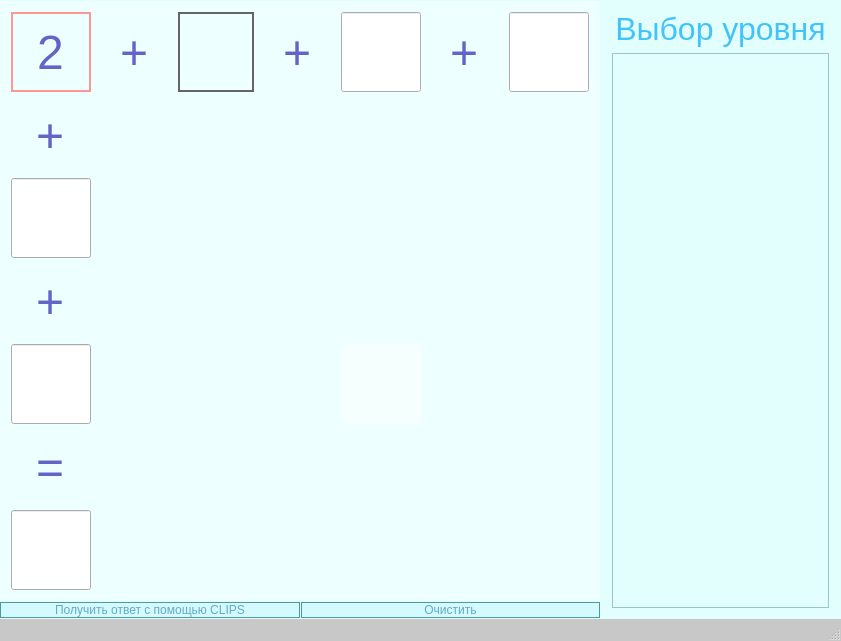
<?xml version="1.0" encoding="UTF-8"?>
<ui version="4.0">
 <class>MainWindow</class>
 <widget class="QMainWindow" name="MainWindow">
  <property name="geometry">
   <rect>
    <x>0</x>
    <y>0</y>
    <width>841</width>
    <height>641</height>
   </rect>
  </property>
  <property name="minimumSize">
   <size>
    <width>841</width>
    <height>641</height>
   </size>
  </property>
  <property name="maximumSize">
   <size>
    <width>841</width>
    <height>641</height>
   </size>
  </property>
  <property name="windowTitle">
   <string>MainWindow</string>
  </property>
  <property name="styleSheet">
   <string notr="true">.QMainWindow {
	background-color: rgba(200, 200, 200, 255);
}

</string>
  </property>
  <widget class="QWidget" name="centralWidget">
   <property name="enabled">
    <bool>true</bool>
   </property>
   <property name="styleSheet">
    <string notr="true">.QWidget {
	background-color: rgb(226, 255, 253);
}

QPushButton {
	border: 1px solid rgb(78, 154, 154);	
	background-color: rgba(66, 195, 250, 20);
	color: rgb(100, 170, 200)
}

QPushButton:hover {
	background-color: rgba(66, 195, 250, 50);
}

/*
QPushButton:active {
	background-color: rgba(66, 195, 250, 70);
}
*/</string>
   </property>
   <layout class="QHBoxLayout" name="horizontalLayout">
    <property name="spacing">
     <number>0</number>
    </property>
    <property name="leftMargin">
     <number>0</number>
    </property>
    <property name="topMargin">
     <number>0</number>
    </property>
    <property name="rightMargin">
     <number>0</number>
    </property>
    <property name="bottomMargin">
     <number>0</number>
    </property>
    <item>
     <widget class="QWidget" name="gameWidget" native="true">
      <property name="styleSheet">
       <string notr="true">.QWidget {
}</string>
      </property>
      <layout class="QGridLayout" name="gridLayout_2">
       <property name="leftMargin">
        <number>0</number>
       </property>
       <property name="topMargin">
        <number>0</number>
       </property>
       <property name="rightMargin">
        <number>0</number>
       </property>
       <property name="bottomMargin">
        <number>0</number>
       </property>
       <property name="horizontalSpacing">
        <number>1</number>
       </property>
       <property name="verticalSpacing">
        <number>0</number>
       </property>
       <item row="3" column="6">
        <widget class="QPushButton" name="buttonStartClips">
         <property name="text">
          <string>Получить ответ с помощью CLIPS</string>
         </property>
        </widget>
       </item>
       <item row="3" column="7">
        <widget class="QPushButton" name="buttonClearField">
         <property name="text">
          <string>Очистить</string>
         </property>
        </widget>
       </item>
       <item row="0" column="6" colspan="2">
        <widget class="QWidget" name="gameField" native="true">
         <property name="minimumSize">
          <size>
           <width>600</width>
           <height>600</height>
          </size>
         </property>
         <property name="maximumSize">
          <size>
           <width>600</width>
           <height>600</height>
          </size>
         </property>
         <property name="styleSheet">
          <string notr="true">.QWidget {
	background-color: rgba(255, 255, 255, 100);
}

QTextLine {
	text-align: center;
}</string>
         </property>
         <layout class="QGridLayout" name="gridLayout_3">
          <item row="1" column="0">
           <widget class="NumberEditLine" name="lineEdit_11">
            <property name="enabled">
             <bool>true</bool>
            </property>
            <property name="maximumSize">
             <size>
              <width>80</width>
              <height>80</height>
             </size>
            </property>
            <property name="font">
             <font>
              <pointsize>36</pointsize>
             </font>
            </property>
            <property name="styleSheet">
             <string notr="true">/*.QLineEdit{*/
QLineEdit {
	background-color: rgba(255, 255, 255, 0);
	border: 0px solid rgb(255, 150, 150);
	font-size: 36pt;
	color: rgb(100, 100, 200);
	text-align: center;
}</string>
            </property>
            <property name="inputMask">
             <string notr="true"/>
            </property>
            <property name="text">
             <string notr="true">+</string>
            </property>
            <property name="maxLength">
             <number>2</number>
            </property>
            <property name="frame">
             <bool>true</bool>
            </property>
            <property name="cursorPosition">
             <number>1</number>
            </property>
            <property name="alignment">
             <set>Qt::AlignCenter</set>
            </property>
            <property name="dragEnabled">
             <bool>true</bool>
            </property>
            <property name="readOnly">
             <bool>true</bool>
            </property>
            <property name="placeholderText">
             <string/>
            </property>
            <property name="cursorMoveStyle">
             <enum>Qt::LogicalMoveStyle</enum>
            </property>
            <property name="clearButtonEnabled">
             <bool>false</bool>
            </property>
           </widget>
          </item>
          <item row="0" column="2">
           <widget class="QLineEdit" name="lineEdit_5">
            <property name="maximumSize">
             <size>
              <width>80</width>
              <height>80</height>
             </size>
            </property>
            <property name="font">
             <font>
              <pointsize>36</pointsize>
              <weight>75</weight>
              <bold>true</bold>
             </font>
            </property>
            <property name="styleSheet">
             <string notr="true">.QLineEdit{
	background-color: rgba(255, 255, 255, 0);
	border: 2px solid rgb(100, 100, 100);
	border-radius: 40%;
}</string>
            </property>
            <property name="inputMask">
             <string/>
            </property>
            <property name="maxLength">
             <number>2</number>
            </property>
            <property name="alignment">
             <set>Qt::AlignCenter</set>
            </property>
           </widget>
          </item>
          <item row="4" column="0">
           <widget class="QLineEdit" name="lineEdit_4">
            <property name="maximumSize">
             <size>
              <width>80</width>
              <height>80</height>
             </size>
            </property>
            <property name="font">
             <font>
              <pointsize>48</pointsize>
             </font>
            </property>
            <property name="inputMask">
             <string>dd</string>
            </property>
           </widget>
          </item>
          <item row="6" column="0">
           <widget class="QLineEdit" name="lineEdit_2">
            <property name="maximumSize">
             <size>
              <width>80</width>
              <height>80</height>
             </size>
            </property>
            <property name="font">
             <font>
              <pointsize>48</pointsize>
             </font>
            </property>
            <property name="inputMask">
             <string>dd</string>
            </property>
           </widget>
          </item>
          <item row="2" column="0">
           <widget class="QLineEdit" name="lineEdit_3">
            <property name="maximumSize">
             <size>
              <width>80</width>
              <height>80</height>
             </size>
            </property>
            <property name="font">
             <font>
              <pointsize>48</pointsize>
             </font>
            </property>
            <property name="inputMask">
             <string>dd</string>
            </property>
           </widget>
          </item>
          <item row="0" column="4">
           <widget class="QLineEdit" name="lineEdit_6">
            <property name="maximumSize">
             <size>
              <width>80</width>
              <height>80</height>
             </size>
            </property>
            <property name="font">
             <font>
              <pointsize>48</pointsize>
             </font>
            </property>
            <property name="inputMask">
             <string>dd</string>
            </property>
            <property name="text">
             <string/>
            </property>
           </widget>
          </item>
          <item row="0" column="6">
           <widget class="QLineEdit" name="lineEdit_7">
            <property name="maximumSize">
             <size>
              <width>80</width>
              <height>80</height>
             </size>
            </property>
            <property name="font">
             <font>
              <pointsize>48</pointsize>
             </font>
            </property>
            <property name="inputMask">
             <string>dd</string>
            </property>
           </widget>
          </item>
          <item row="0" column="0">
           <widget class="NumberEditLine" name="lineEdit">
            <property name="enabled">
             <bool>true</bool>
            </property>
            <property name="maximumSize">
             <size>
              <width>80</width>
              <height>80</height>
             </size>
            </property>
            <property name="font">
             <font>
              <pointsize>36</pointsize>
             </font>
            </property>
            <property name="styleSheet">
             <string notr="true">/*.QLineEdit{*/
QLineEdit {
	background-color: rgba(255, 255, 255, 0);
	border: 2px solid rgb(255, 150, 150);
	font-size: 36pt;
	color: rgb(100, 100, 200);
	text-align: right;
}</string>
            </property>
            <property name="inputMask">
             <string notr="true"/>
            </property>
            <property name="text">
             <string notr="true">2</string>
            </property>
            <property name="maxLength">
             <number>2</number>
            </property>
            <property name="frame">
             <bool>true</bool>
            </property>
            <property name="cursorPosition">
             <number>1</number>
            </property>
            <property name="alignment">
             <set>Qt::AlignCenter</set>
            </property>
            <property name="dragEnabled">
             <bool>true</bool>
            </property>
            <property name="placeholderText">
             <string/>
            </property>
            <property name="cursorMoveStyle">
             <enum>Qt::LogicalMoveStyle</enum>
            </property>
            <property name="clearButtonEnabled">
             <bool>false</bool>
            </property>
           </widget>
          </item>
          <item row="0" column="5">
           <widget class="NumberEditLine" name="lineEdit_10">
            <property name="enabled">
             <bool>true</bool>
            </property>
            <property name="maximumSize">
             <size>
              <width>80</width>
              <height>80</height>
             </size>
            </property>
            <property name="font">
             <font>
              <pointsize>36</pointsize>
             </font>
            </property>
            <property name="styleSheet">
             <string notr="true">/*.QLineEdit{*/
QLineEdit {
	background-color: rgba(255, 255, 255, 0);
	border: 0px solid rgb(255, 150, 150);
	font-size: 36pt;
	color: rgb(100, 100, 200);
	text-align: center;
}</string>
            </property>
            <property name="inputMask">
             <string notr="true"/>
            </property>
            <property name="text">
             <string notr="true">+</string>
            </property>
            <property name="maxLength">
             <number>2</number>
            </property>
            <property name="frame">
             <bool>true</bool>
            </property>
            <property name="cursorPosition">
             <number>1</number>
            </property>
            <property name="alignment">
             <set>Qt::AlignCenter</set>
            </property>
            <property name="dragEnabled">
             <bool>true</bool>
            </property>
            <property name="readOnly">
             <bool>true</bool>
            </property>
            <property name="placeholderText">
             <string/>
            </property>
            <property name="cursorMoveStyle">
             <enum>Qt::LogicalMoveStyle</enum>
            </property>
            <property name="clearButtonEnabled">
             <bool>false</bool>
            </property>
           </widget>
          </item>
          <item row="4" column="4">
           <widget class="QWidget" name="widget" native="true"/>
          </item>
          <item row="0" column="1">
           <widget class="NumberEditLine" name="lineEdit_8">
            <property name="enabled">
             <bool>true</bool>
            </property>
            <property name="maximumSize">
             <size>
              <width>80</width>
              <height>80</height>
             </size>
            </property>
            <property name="font">
             <font>
              <pointsize>36</pointsize>
             </font>
            </property>
            <property name="styleSheet">
             <string notr="true">/*.QLineEdit{*/
QLineEdit {
	background-color: rgba(255, 255, 255, 0);
	border: 0px solid rgb(255, 150, 150);
	font-size: 36pt;
	color: rgb(100, 100, 200);
	text-align: center;
}</string>
            </property>
            <property name="inputMask">
             <string notr="true"/>
            </property>
            <property name="text">
             <string notr="true">+</string>
            </property>
            <property name="maxLength">
             <number>2</number>
            </property>
            <property name="frame">
             <bool>true</bool>
            </property>
            <property name="cursorPosition">
             <number>1</number>
            </property>
            <property name="alignment">
             <set>Qt::AlignCenter</set>
            </property>
            <property name="dragEnabled">
             <bool>true</bool>
            </property>
            <property name="readOnly">
             <bool>true</bool>
            </property>
            <property name="placeholderText">
             <string/>
            </property>
            <property name="cursorMoveStyle">
             <enum>Qt::LogicalMoveStyle</enum>
            </property>
            <property name="clearButtonEnabled">
             <bool>false</bool>
            </property>
           </widget>
          </item>
          <item row="3" column="0">
           <widget class="NumberEditLine" name="lineEdit_12">
            <property name="enabled">
             <bool>true</bool>
            </property>
            <property name="maximumSize">
             <size>
              <width>80</width>
              <height>80</height>
             </size>
            </property>
            <property name="font">
             <font>
              <pointsize>36</pointsize>
             </font>
            </property>
            <property name="styleSheet">
             <string notr="true">/*.QLineEdit{*/
QLineEdit {
	background-color: rgba(255, 255, 255, 0);
	border: 0px solid rgb(255, 150, 150);
	font-size: 36pt;
	color: rgb(100, 100, 200);
	text-align: center;
}</string>
            </property>
            <property name="inputMask">
             <string notr="true"/>
            </property>
            <property name="text">
             <string notr="true">+</string>
            </property>
            <property name="maxLength">
             <number>2</number>
            </property>
            <property name="frame">
             <bool>true</bool>
            </property>
            <property name="cursorPosition">
             <number>1</number>
            </property>
            <property name="alignment">
             <set>Qt::AlignCenter</set>
            </property>
            <property name="dragEnabled">
             <bool>true</bool>
            </property>
            <property name="readOnly">
             <bool>true</bool>
            </property>
            <property name="placeholderText">
             <string/>
            </property>
            <property name="cursorMoveStyle">
             <enum>Qt::LogicalMoveStyle</enum>
            </property>
            <property name="clearButtonEnabled">
             <bool>false</bool>
            </property>
           </widget>
          </item>
          <item row="0" column="3">
           <widget class="NumberEditLine" name="lineEdit_9">
            <property name="enabled">
             <bool>true</bool>
            </property>
            <property name="maximumSize">
             <size>
              <width>80</width>
              <height>80</height>
             </size>
            </property>
            <property name="font">
             <font>
              <pointsize>36</pointsize>
             </font>
            </property>
            <property name="styleSheet">
             <string notr="true">/*.QLineEdit{*/
QLineEdit {
	background-color: rgba(255, 255, 255, 0);
	border: 0px solid rgb(255, 150, 150);
	font-size: 36pt;
	color: rgb(100, 100, 200);
	text-align: center;
}</string>
            </property>
            <property name="inputMask">
             <string notr="true"/>
            </property>
            <property name="text">
             <string notr="true">+</string>
            </property>
            <property name="maxLength">
             <number>2</number>
            </property>
            <property name="frame">
             <bool>true</bool>
            </property>
            <property name="cursorPosition">
             <number>1</number>
            </property>
            <property name="alignment">
             <set>Qt::AlignCenter</set>
            </property>
            <property name="dragEnabled">
             <bool>true</bool>
            </property>
            <property name="readOnly">
             <bool>true</bool>
            </property>
            <property name="placeholderText">
             <string/>
            </property>
            <property name="cursorMoveStyle">
             <enum>Qt::LogicalMoveStyle</enum>
            </property>
            <property name="clearButtonEnabled">
             <bool>false</bool>
            </property>
           </widget>
          </item>
          <item row="5" column="0">
           <widget class="NumberEditLine" name="lineEdit_13">
            <property name="enabled">
             <bool>true</bool>
            </property>
            <property name="maximumSize">
             <size>
              <width>80</width>
              <height>80</height>
             </size>
            </property>
            <property name="font">
             <font>
              <pointsize>36</pointsize>
             </font>
            </property>
            <property name="styleSheet">
             <string notr="true">/*.QLineEdit{*/
QLineEdit {
	background-color: rgba(255, 255, 255, 0);
	border: 0px solid rgb(255, 150, 150);
	font-size: 36pt;
	color: rgb(100, 100, 200);
	text-align: center;
}</string>
            </property>
            <property name="inputMask">
             <string notr="true"/>
            </property>
            <property name="text">
             <string notr="true">=</string>
            </property>
            <property name="maxLength">
             <number>2</number>
            </property>
            <property name="frame">
             <bool>true</bool>
            </property>
            <property name="cursorPosition">
             <number>1</number>
            </property>
            <property name="alignment">
             <set>Qt::AlignCenter</set>
            </property>
            <property name="dragEnabled">
             <bool>true</bool>
            </property>
            <property name="readOnly">
             <bool>true</bool>
            </property>
            <property name="placeholderText">
             <string/>
            </property>
            <property name="cursorMoveStyle">
             <enum>Qt::LogicalMoveStyle</enum>
            </property>
            <property name="clearButtonEnabled">
             <bool>false</bool>
            </property>
           </widget>
          </item>
         </layout>
        </widget>
       </item>
      </layout>
     </widget>
    </item>
    <item>
     <widget class="QWidget" name="widgetSelectGame" native="true">
      <property name="enabled">
       <bool>true</bool>
      </property>
      <layout class="QGridLayout" name="gridLayout">
       <property name="sizeConstraint">
        <enum>QLayout::SetDefaultConstraint</enum>
       </property>
       <item row="0" column="1">
        <widget class="QLabel" name="listOfGamesHeadText">
         <property name="enabled">
          <bool>false</bool>
         </property>
         <property name="maximumSize">
          <size>
           <width>217</width>
           <height>16777215</height>
          </size>
         </property>
         <property name="font">
          <font>
           <pointsize>24</pointsize>
           <weight>50</weight>
           <italic>false</italic>
           <bold>false</bold>
           <underline>false</underline>
           <stylestrategy>PreferDefault</stylestrategy>
           <kerning>true</kerning>
          </font>
         </property>
         <property name="styleSheet">
          <string notr="true">.QLabel {
	color: rgb(66, 195, 250)
}</string>
         </property>
         <property name="text">
          <string>Выбор уровня</string>
         </property>
         <property name="alignment">
          <set>Qt::AlignCenter</set>
         </property>
        </widget>
       </item>
       <item row="1" column="1">
        <widget class="QListWidget" name="listOfGames">
         <property name="maximumSize">
          <size>
           <width>217</width>
           <height>16777215</height>
          </size>
         </property>
         <property name="font">
          <font>
           <pointsize>14</pointsize>
           <weight>75</weight>
           <bold>true</bold>
          </font>
         </property>
         <property name="styleSheet">
          <string notr="true">
QListWidget {	
	background-color: rgb(0, 0, 0, 0);
	border: 1px solid rgb(150, 200,200);
	color: rgb(66, 195, 250);
}
</string>
         </property>
        </widget>
       </item>
      </layout>
     </widget>
    </item>
   </layout>
  </widget>
  <widget class="QStatusBar" name="statusBar"/>
  <action name="action">
   <property name="text">
    <string>В главное меню</string>
   </property>
  </action>
 </widget>
 <layoutdefault spacing="6" margin="11"/>
 <customwidgets>
  <customwidget>
   <class>NumberEditLine</class>
   <extends>QLineEdit</extends>
   <header>numbereditline.h</header>
  </customwidget>
 </customwidgets>
 <resources/>
 <connections/>
</ui>
